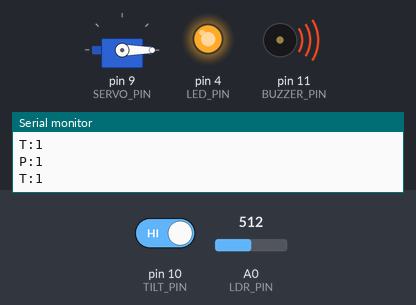
Simulated run of this sketch. Board: Arduino Uno, built with avr-gcc and run on an emulated ATmega328P. Parts: servo, output pins drawn as LEDs (lit = HIGH), buzzer (waves = sounding), the last lines printed to the serial monitor. The test bench sets the inputs (shaded band); at power-on: A0 (LDR_PIN) = 512, pin 10 (TILT_PIN) HIGH.

Above: at 1.2 s.
1.3 s: A0 (LDR_PIN) set to 110
2.8 s: A0 (LDR_PIN) set to 90
At 3.6 s:
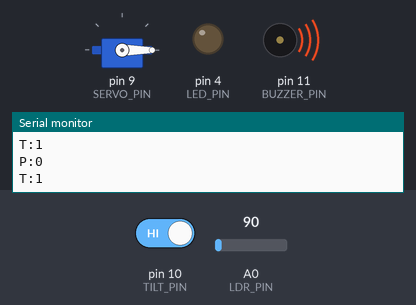
4.3 s: pin 10 (TILT_PIN) driven LOW
At 5.0 s:
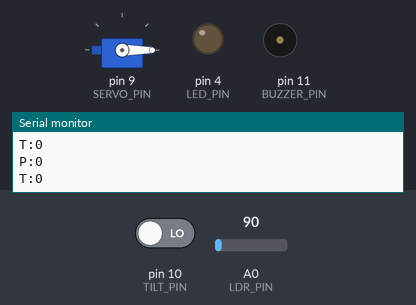
5.8 s: A0 (LDR_PIN) set to 122
At 6.3 s:
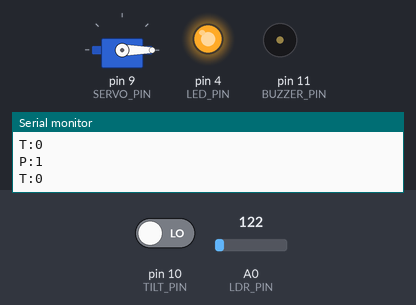
8.8 s: pin 10 (TILT_PIN) driven HIGH
At 10.2 s:
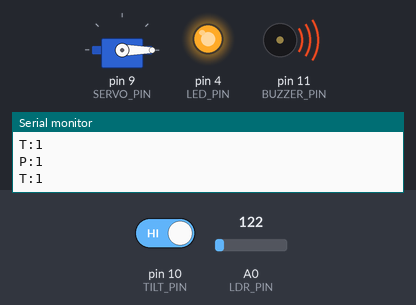
Timing chart, 0 to 11.3 s (numbered marks = the images above; inputs shaded):
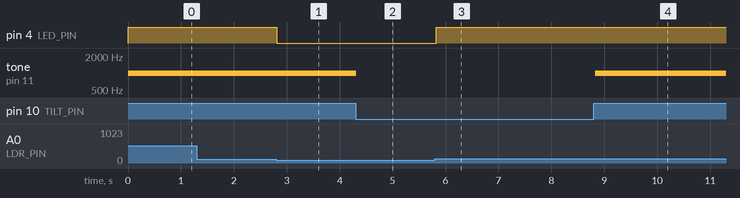

Measured:
- the behaviour switches between 101 and 100 on A0 (LDR_PIN) (found by bisection; images 0 and 1)
- after the input at 2.8 s, pin 4 (LED_PIN): HIGH → LOW at once
- after the input at 4.3 s, tone on pin 11 (BUZZER_PIN): 1000 Hz → silent at once
- after the input at 5.8 s, pin 4 (LED_PIN): LOW → HIGH at once
- after the input at 8.8 s, tone on pin 11 (BUZZER_PIN): silent → 1000 Hz at once

The sketch:

final__Arduino_1_.ino
```cpp
#include <Servo.h>
#include <SoftwareSerial.h>

const int SERVO_PIN = 9;
const int LDR_PIN = A0;
const int TILT_PIN = 10;
const int BUZZER_PIN = 11;
const int LED_PIN = 4;

int LIGHT_THRESHOLD = 100;

Servo lidServo;
bool isLidOpen = false;
bool isBinTilted = false;
bool lastLDRState = false;

SoftwareSerial mySerial(2, 3);

void setup() {
  pinMode(TILT_PIN, INPUT_PULLUP);
  pinMode(LED_PIN, OUTPUT);
  pinMode(BUZZER_PIN, OUTPUT);
  lidServo.attach(SERVO_PIN);
  lidServo.write(0);
  Serial.begin(9600);
  mySerial.begin(9600);
  lastLDRState = (analogRead(LDR_PIN) > LIGHT_THRESHOLD);
}

void loop() {
  // LDR monitoring
  int lightValue = analogRead(LDR_PIN);
  bool currentLDRState = (lightValue > LIGHT_THRESHOLD);

  // Print lid status: 1 for open, 0 for closed
  Serial.print("P:");
  Serial.println(currentLDRState ? 1 : 0);


  // LED control
  digitalWrite(LED_PIN, currentLDRState ? HIGH : LOW);

  // Tilt monitoring
  isBinTilted = (digitalRead(TILT_PIN) == HIGH);

  // Print tilt status: 1 for tilted, 0 for not tilted
  Serial.print("T:");
  Serial.println(isBinTilted ? 1 : 0);


  if (isBinTilted) {
    tone(BUZZER_PIN, 1000);
  } else {
    noTone(BUZZER_PIN);
  }

  if (mySerial.available()) {
    String msg = mySerial.readStringUntil('\n');
    Serial.println(msg);
  }

  delay(100);
}
```
